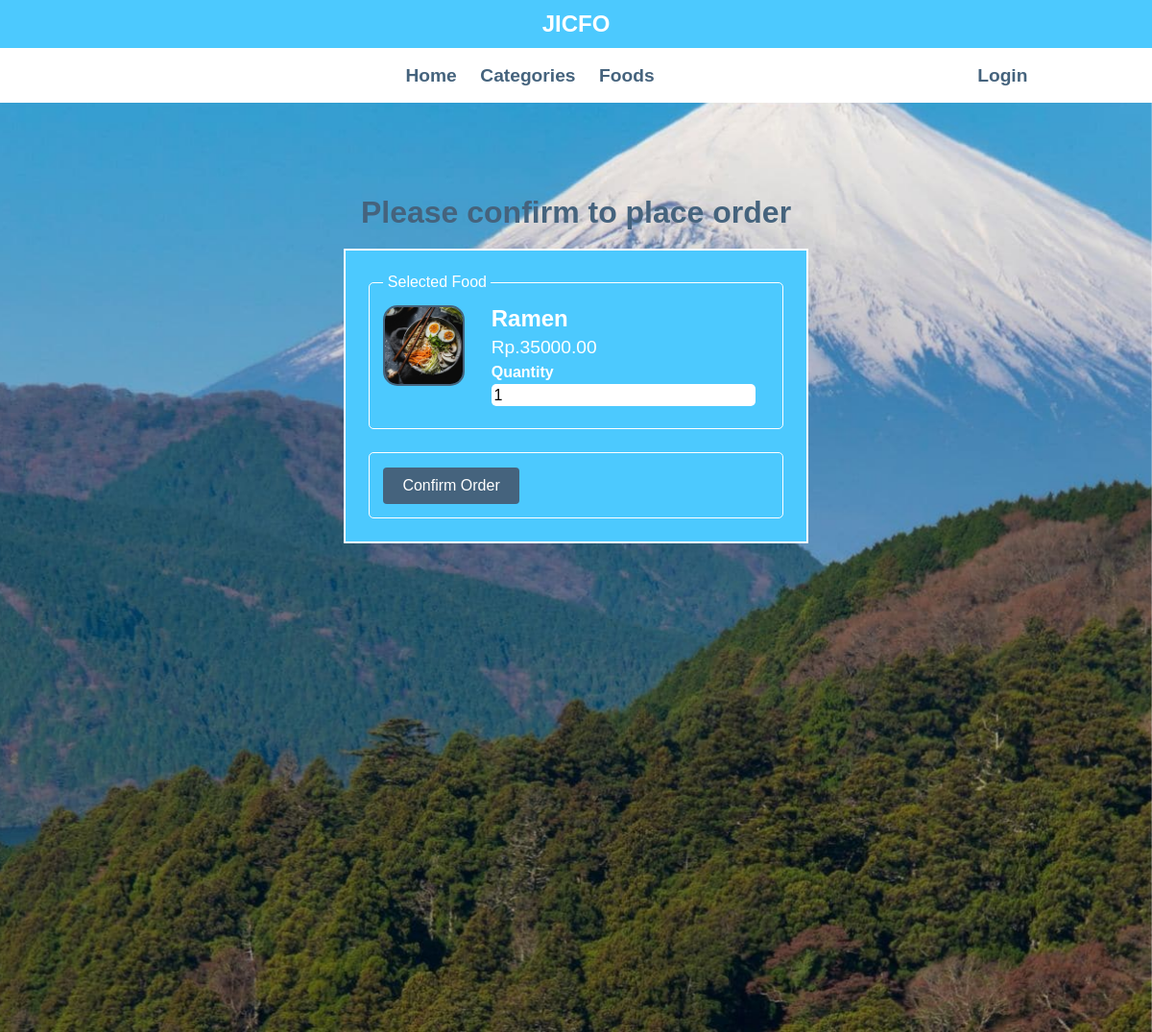
The app's page /order.php?food_id=37 with its own data.
### tables this page shows
CREATE TABLE `tbl_food` (
  `id` int(10) UNSIGNED NOT NULL,
  `title` varchar(100) NOT NULL,
  `description` text NOT NULL,
  `price` decimal(10,2) NOT NULL,
  `image_name` varchar(255) NOT NULL,
  `category_id` int(10) UNSIGNED NOT NULL,
  `featured` varchar(10) NOT NULL,
  `active` varchar(10) NOT NULL
);

### order.php (the view, shortened to what this page needs)
<?php include('includes/menu.php'); ?>
<?php
    if(isset($_GET['food_id']))
    {
        $food_id = $_GET['food_id'];
        $sql = "SELECT * FROM tbl_food WHERE id=$food_id";
        $res = mysqli_query($conn, $sql);
        $count = mysqli_num_rows($res);
        if($count==1)
        {
            $row = mysqli_fetch_assoc($res);
            $title = $row['title'];
            $price = $row['price'];
            $image_name = $row['image_name'];
        }
        else
        {
            header('location:'.SITEURL);
        }
    }
    else
    {
        header('location:'.SITEURL);
    }
?>
<section class="food-order" style="background-image: url(images/hakone.jpg); background-size: cover; background-position: center; background-attachment: fixed; width: 100%;height: 100vh;">
    <div class="container">
        <h2 class="text-center text-gray">Please confirm to place order</h2>
        <form action="" method="POST" class="order" style="border: 2px solid white; background-color: #4CC9FE;">
            <fieldset>
                <legend style="color:white;">&nbspSelected Food&nbsp</legend>
                <div class="food-menu-img">
                    <?php
                        if($image_name=="")
                        {
                            echo "<div class='error'>Image not Available.</div>";
                        }
                        else
                        {
                            ?>
                            <img src="<?php echo SITEURL; ?>images/food/<?php echo $image_name; ?>" alt="Chicke Hawain Pizza" class="img-responsive img-curve">
                            <?php
                        }
                    ?>
                </div>
                <div class="food-menu-desc">
                    <h3 style="color:white;"><?php echo $title; ?></h3>
                    <p class="food-price" style="color:white;">Rp.<?php echo $price; ?></p>
                    <div class="order-label" style="color:white;">Quantity</div>
                    <input type="number" name="qty" class="input-responsive" value="1" required>
                </div>
            </fieldset>
            <fieldset>
                <input type="submit" name="submit" value="Confirm Order" class="btn" style="background-color: #45637d; color:
                white; padding: 10px 20px; font-size: 16px; border-radius: 4px; border: none; cursor: pointer; transition: background-color 0.3s ease, color 0.3s ease;"
                onmouseover="this.style.backgroundColor='white'; this.style.color='#45637d';"
                onmouseout="this.style.backgroundColor='#45637d'; this.style.color='white';">
            </fieldset>
        </form>
    </div>
</section>

### css/style.css (style rules this page uses)
* { margin: 0 0; padding: 0 0; font-family: Arial, Helvetica, sans-serif; }
.container { width: 80%; margin: 0 auto; padding: 1%; }
.img-responsive { width: 100%; }
.img-curve { border-radius: 15px; border: 2px solid #45637d; }
.text-center { text-align: center; }
.text-gray { color: #45637d; }
.btn { padding: 1%; border: none; font-size: 1rem; border-radius: 5px; }
h2 { color: #2f3542; font-size: 2rem; margin-bottom: 2%; }
h3 { font-size: 1.5rem; }
fieldset { border: 1px solid white; margin: 5%; padding: 3%; border-radius: 5px; }
.food-menu-img { width: 20%; float: left; }
.food-menu-desc { width: 70%; float: left; margin-left: 8%; }
.food-price { font-size: 1.2rem; margin: 2% 0; }
.order { width: 50%; margin: 0 auto; }
.input-responsive { width: 96%; padding: 1%; margin-bottom: 3%; border: none; border-radius: 5px; font-size: 1rem; }
.order-label { margin-bottom: 1%; font-weight: bold; }
.food-order { background-size: cover; background-repeat: no-repeat; background-position: center; padding: 7% 0; }

### records on screen
tbl_food: image_name (picture), title "Ramen", price "35000.00"
